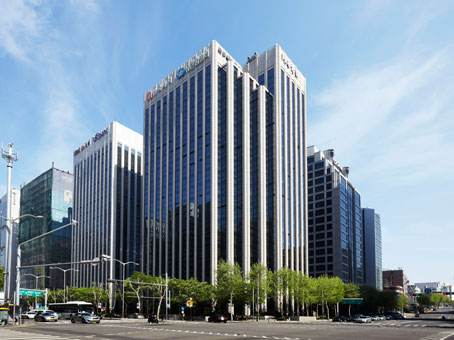
#> input picture images/buildings.jpg, 454 x 340 px
$ python 'Fourier Transform.py'
#> lines starting #> are read from the running program, lines starting #| are printed output that depends on the picture
import cv2
import numpy as np
from matplotlib import pyplot as plt

# Numpy fft
# 中心化，靠近左上角（0，0）原点，代表的是低频分量，（0，0）点是图像的平均灰度
img = cv2.imread('../images/buildings.jpg', 0)
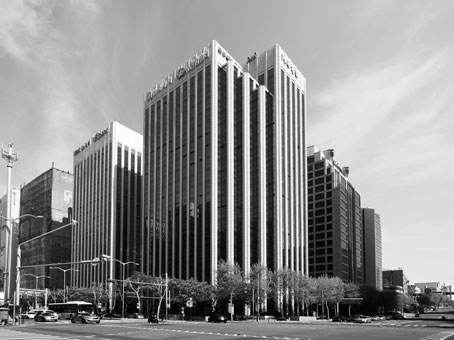
#> img: shape (340, 454); min 0, max 255, mean 141.7
f = np.fft.fft2(img)
fshift = np.fft.fftshift(f)
magnitude_spectrum = 20 * np.log(np.abs(fshift))
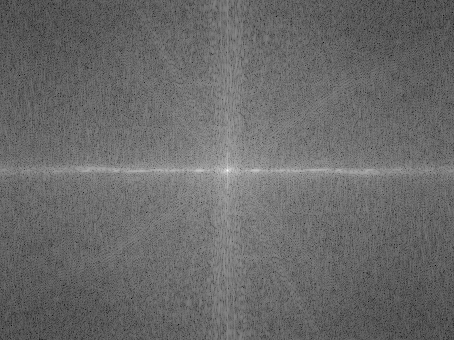
#> magnitude_spectrum: shape (340, 454) float64; min 35.47, max 338, mean 161.3; drawn with min black and max white
plt.figure(0)
plt.subplot(131), plt.imshow(img, cmap='gray')
plt.subplot(132), plt.imshow(magnitude_spectrum, cmap='gray')

# 在频域应用一个60*60的Mask去掉低频信号（高通滤波取边缘），然后逆变换回图像
rows, cols = img.shape[:2]
#> rows = 340; cols = 454
print(rows, cols)
#| 340 454
crow, ccol = int(rows / 2), int(cols / 2)
#> crow = 170; ccol = 227
fshift[crow - 30:crow + 30, ccol - 30:ccol + 30] = 0
f_ishift = np.fft.ifftshift(fshift)
img_back = np.fft.ifft2(f_ishift)
img_back = np.abs(img_back)
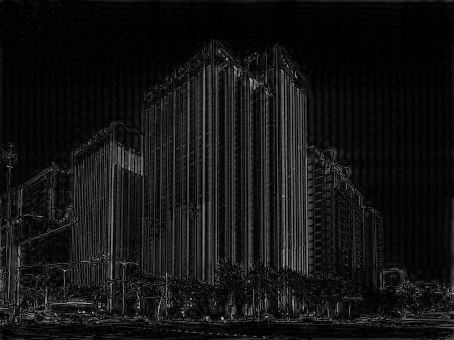
#> img_back: shape (340, 454) float64; min 0.00424, max 205.8, mean 19.7
plt.subplot(133), plt.imshow(img_back, cmap='gray')

# OpenCV中的傅里叶变换
plt.figure(1)
img = cv2.imread('../images/buildings.jpg', 0)
dft = cv2.dft(np.float32(img), flags=cv2.DFT_COMPLEX_OUTPUT)
dft_shift = np.fft.fftshift(dft)
magnitude_spectrum = 20 * np.log(cv2.magnitude(dft_shift[:, :, 0], dft_shift[:, :, 1]))

rows, cols = img.shape
crow, ccol = int(rows / 2), int(cols / 2)
mask = np.zeros((rows, cols, 2), np.uint8)
mask[crow - 30:crow + 30, ccol - 30:ccol + 30] = 1
fshift = dft_shift * mask
f_ishift = np.fft.ifftshift(fshift)
img_back = cv2.idft(f_ishift)
img_back = cv2.magnitude(img_back[:, :, 0], img_back[:, :, 1])
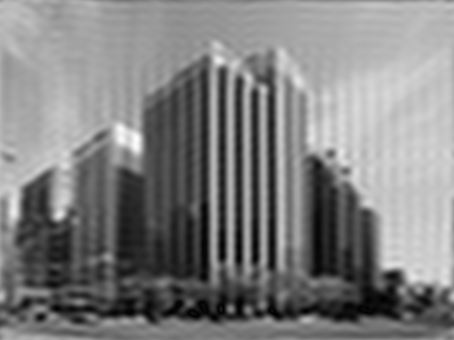
#> img_back: shape (340, 454) float32; min 26650.1, max 43520736, mean 21892314; drawn with min black and max white

plt.subplot(131), plt.imshow(img, cmap='gray')
plt.title('Input Image'), plt.xticks([]), plt.yticks([])
plt.subplot(132), plt.imshow(magnitude_spectrum, cmap='gray')
plt.title('Magnitude Spectrum'), plt.xticks([]), plt.yticks([])
plt.subplot(133), plt.imshow(img_back, cmap='gray')
plt.title('inv back'), plt.xticks([]), plt.yticks([])

# opencv的傅里叶变换速度可以优化，将图像填充到合适的长宽而numpy会自动填充

# 各种算子的傅里叶图谱，可以看出哪些是低通的哪些是高通的(傅里的卷积特性，时域卷积，频域相乘)
mean_filter = np.ones((3, 3))

# creating a guassian filter
x = cv2.getGaussianKernel(5, 10)
gaussian = x * x.T

# different edge detecting filters
# scharr in x-direction
scharr = np.array([[-3, 0, 3],
                   [-10, 0, 10],
                   [-3, 0, 3]])
# sobel in x direction
sobel_x = np.array([[-1, 0, 1],
                    [-2, 0, 2],
                    [-1, 0, 1]])
# sobel in y direction
sobel_y = np.array([[-1, -2, -1],
                    [0, 0, 0],
                    [1, 2, 1]])
# laplacian
laplacian = np.array([[0, 1, 0],
                      [1, -4, 1],
                      [0, 1, 0]])

filters = [mean_filter, gaussian, laplacian, sobel_x, sobel_y, scharr]
filter_name = ['mean_filter', 'gaussian', 'laplacian', 'sobel_x', \
               'sobel_y', 'scharr_x']
fft_filters = [np.fft.fft2(x) for x in filters]
fft_shift = [np.fft.fftshift(y) for y in fft_filters]
mag_spectrum = [np.log(np.abs(z) + 1) for z in fft_shift]

plt.figure(2)
for i in range(6):
    plt.subplot(2, 3, i + 1), plt.imshow(mag_spectrum[i], cmap='gray')
    plt.title(filter_name[i]), plt.xticks([]), plt.yticks([])
plt.show()
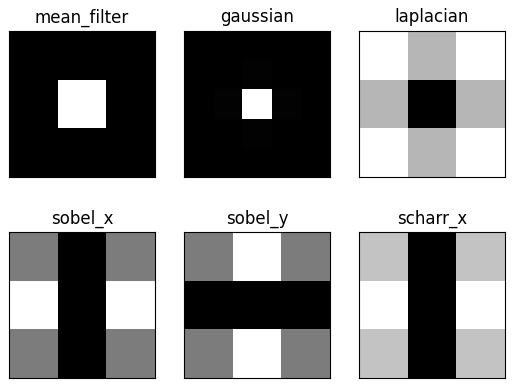
#> figure drawn by matplotlib, 6 panels
